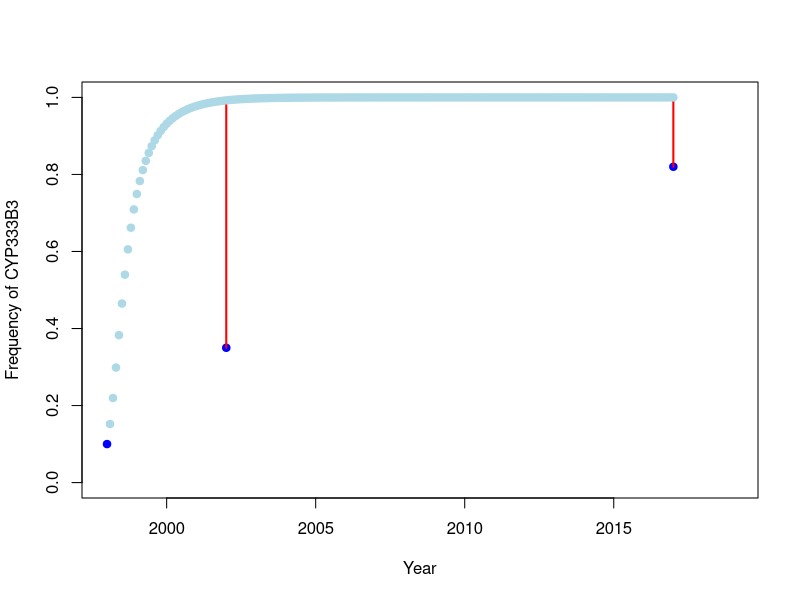
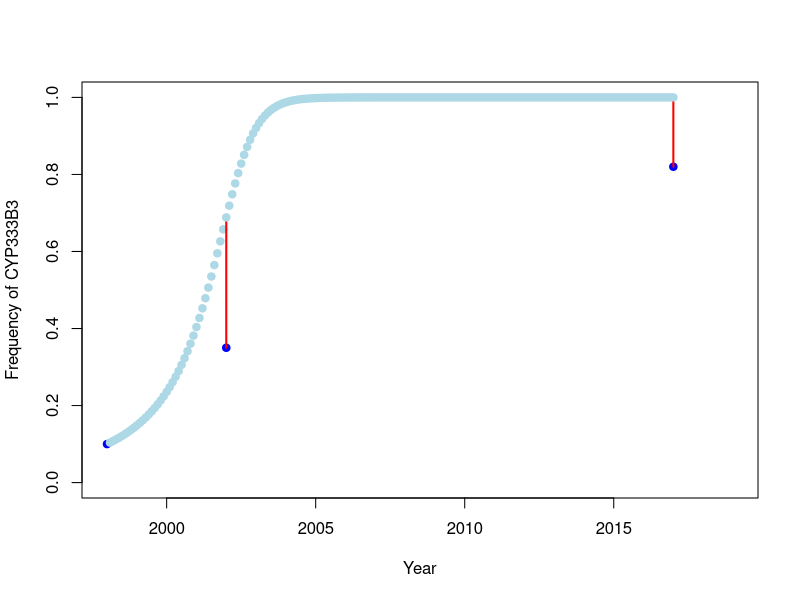
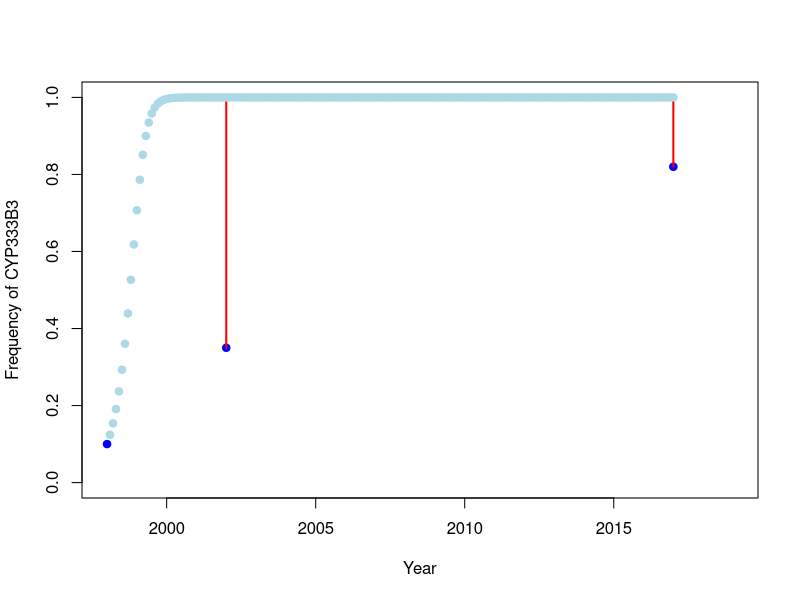
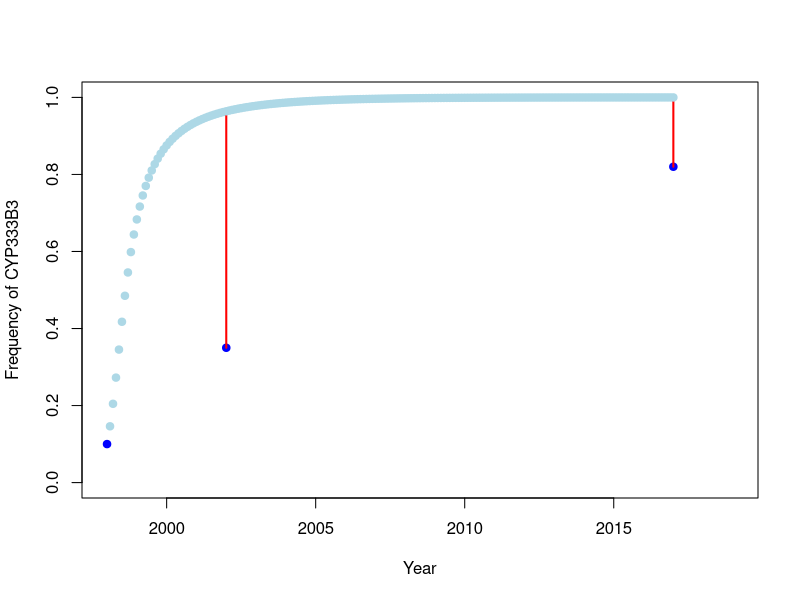
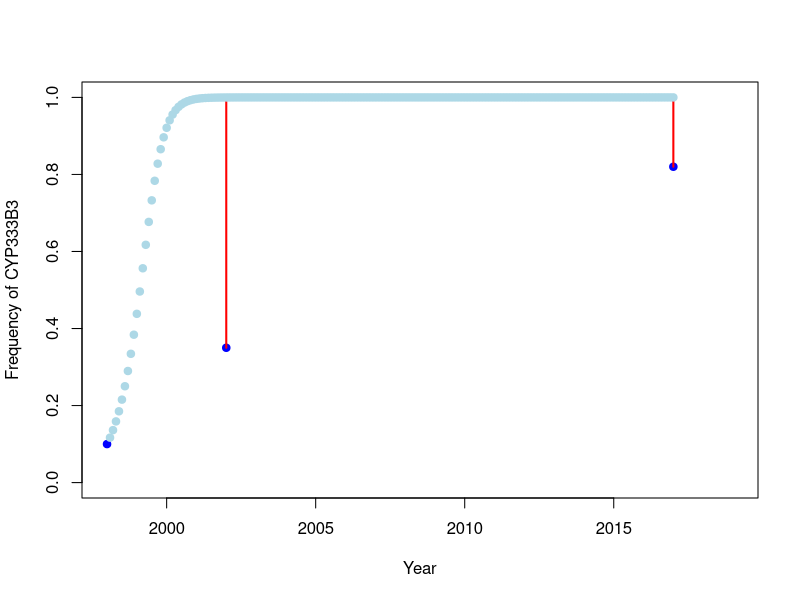
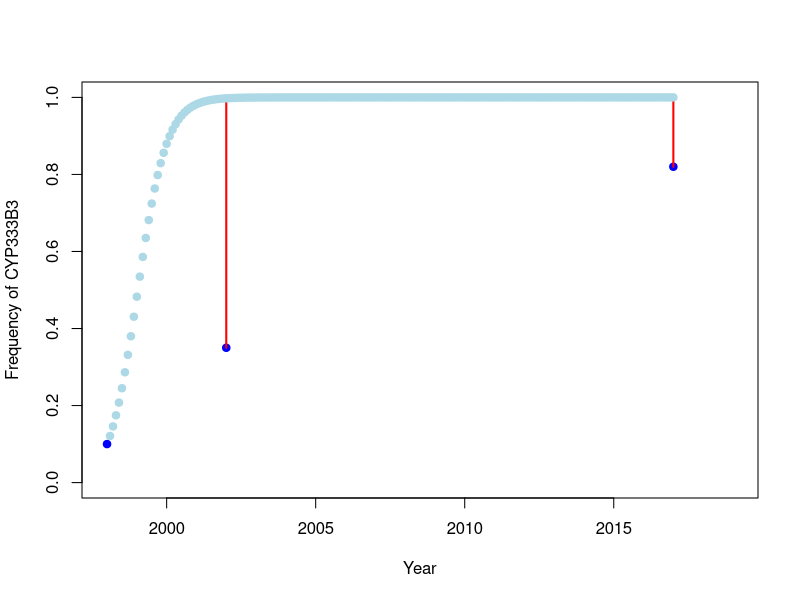
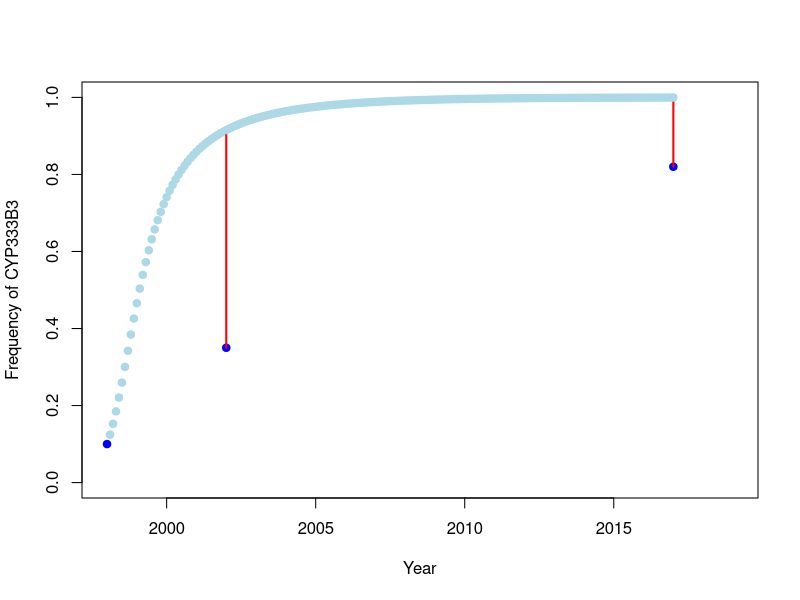
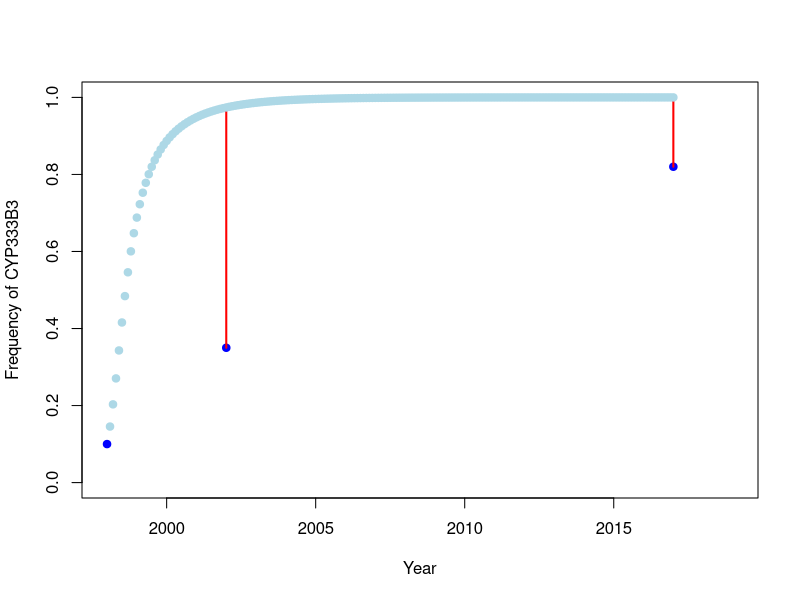

Write the R code that produced these figures, in order.
## Initialize
iterations <- 100 # This example uses 100 iterations. ~10^6 iterations is more appropriate for fully exploring parameter space. 
gens_per_year <- 10 # Generations per year. 
fixed_dominance <- F # Is the dominance fixed to a certain value, or will the dominance coefficient be co-estimated along with s?

# Generate a set of random s values
s_set <- runif(iterations, 0, 1)

# The time-series spans generations between 1998 and 2019
t_set <- seq((1998+(1/gens_per_year)),2017,1/gens_per_year)

# Observed allele frequencies
# "Sanger sequencing of ca. 200-bp fragments spanning one nonsynonymous mutation in ... cyp333b3 indicated [its frequency] 
# in 1998 [was] ... 0.1 ... [these] same mutations had frequencies of ... 0.35 in 2002 and ... 0.82 in 2017"
# https://www.pnas.org/doi/full/10.1073/pnas.2020853118

q1998 = 0.1
q2002 = 0.35
q2017 = 0.82

# Create an empty dataframe to fill
s_h_D = data.frame(matrix(nrow = length(s_set), ncol = 3)) 
colnames(s_h_D) <- c("s","h","D")
i = 1 # The index in the dataframe s_h_D

index_deciles <- seq(0.05, 0.95, by = 0.05)*length(s_set) # To track progress

minD = 1 # Set the initial value of minD to 1

for (s in s_set) { # for a random value of s
  t = 1998 # start at 1998
  q = q1998 # Initial allele frequency is that observed in 1998 
  p = 1-q
  
  if (i %in% index_deciles) {
    percent_complete <- i/length(s_set)*100
    cat(percent_complete, "% complete",sep="")
    cat("\n")
  }
  
  if (fixed_dominance==T) {
    h = 1 # Defint the fixed dominance coefficient. In this example it is 1 (complete dominance).
  } else {
    h = runif(1, 0, 1) # Random dominance coefficient
  }
  
  
  wAA = 1 # The reference genotypic fitness is homozygous ancestral
  wAa = 1 + h*s # Heterozygous genotype fitness
  waa = 1 + s # Fitness of derived homozygous CYP333B3
  
  plot(t, q, xlab="Year", ylab="Frequency of CYP333B3", 
       pch=19, xlim=c(1998,2019), ylim=c(0,1), col="blue", type="p")
  
  points(2002, q2002, pch=19, col="blue", type="p")
  points(2017, q2017, pch=19, col="blue", type="p")
  
  # Timestep
  t = 1999
  for (t in t_set) {
    
    # Define p in generation t+1
    meanFitness = p^2*wAA + 2*p*q*wAa + q^2*waa # update mean fitness 
    delta_p = ((p*q)*(p*(wAA-wAa) + q*(wAa - waa))) / meanFitness
    
    # Update p
    p = p + delta_p
    q = 1-p
    
    
    # Calculate the difference between observed q and expected q
    
    if (t==2002) {
      D_2002 = abs(q-q2002)
      segments(t,q,t,q2002, lwd=2, col='red')
    }
    
    if (t==2017) {
      D_2017 = abs(q-q2017)
      segments(t,q,t,q2017, lwd=2, col='red')
    }
    
    points(t,q, pch=19, type="p", col='lightblue')
    
  }
  
  # Calculate the total error (D) for a given value of s and h
  D = D_2002 + D_2017
  # Record the relationship between D, s and h for each iteration
  s_h_D$s[i] <- s
  s_h_D$h[i] <- h
  s_h_D$D[i] <- D
  
  # If the observed error is less than the previously observed error, 
  # update the estimate of s and h
  
  if (D < minD) {
    minD = D
    opt_s = s
    opt_h = h
  }
  
  i = i + 1 # update the index when we move to the next row of s_h_D
}

cat("the optimal estimate of s is", opt_s, sep=" ")
cat("\n")
cat("the optimal estimate of h is", opt_h, sep=" ")
cat("\n")
cat("Error score:", minD, sep=" ")

# Output the data with an appropraite file name
#write.table(s_h_D, "s_estimator_XgensPerYear_Xiterations_CYP333B3_XDominance.tsv", append = FALSE, sep = '\t',
#            row.names = F, col.names = T, quote=F)
